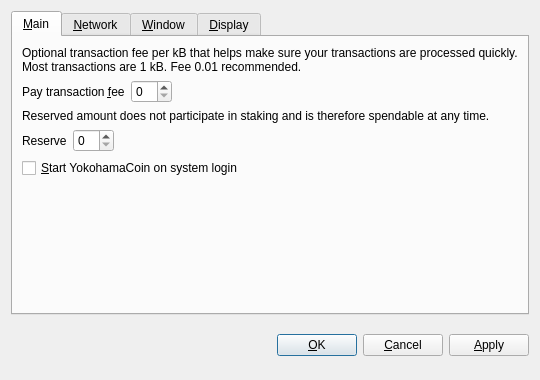
<?xml version="1.0" encoding="UTF-8"?>
<ui version="4.0">
 <class>OptionsDialog</class>
 <widget class="QDialog" name="OptionsDialog">
  <property name="geometry">
   <rect>
    <x>0</x>
    <y>0</y>
    <width>540</width>
    <height>380</height>
   </rect>
  </property>
  <property name="windowTitle">
   <string>Options</string>
  </property>
  <property name="modal">
   <bool>true</bool>
  </property>
  <layout class="QVBoxLayout" name="verticalLayout">
   <item>
    <widget class="QTabWidget" name="tabWidget">
     <property name="tabPosition">
      <enum>QTabWidget::North</enum>
     </property>
     <property name="currentIndex">
      <number>0</number>
     </property>
     <widget class="QWidget" name="tabMain">
      <attribute name="title">
       <string>&amp;Main</string>
      </attribute>
      <layout class="QVBoxLayout" name="verticalLayout_Main">
       <item>
        <widget class="QLabel" name="transactionFeeInfoLabel">
         <property name="text">
          <string>Optional transaction fee per kB that helps make sure your transactions are processed quickly. Most transactions are 1 kB. Fee 0.01 recommended.</string>
         </property>
         <property name="textFormat">
          <enum>Qt::PlainText</enum>
         </property>
         <property name="wordWrap">
          <bool>true</bool>
         </property>
        </widget>
       </item>
       <item>
        <layout class="QHBoxLayout" name="horizontalLayoutFee">
         <item>
          <widget class="QLabel" name="transactionFeeLabel">
           <property name="text">
            <string>Pay transaction &amp;fee</string>
           </property>
           <property name="textFormat">
            <enum>Qt::PlainText</enum>
           </property>
           <property name="buddy">
            <cstring>transactionFee</cstring>
           </property>
          </widget>
         </item>
         <item>
          <widget class="BitcoinAmountField" name="transactionFee"/>
         </item>
         <item>
          <spacer name="horizontalSpacerFee">
           <property name="orientation">
            <enum>Qt::Horizontal</enum>
           </property>
           <property name="sizeHint" stdset="0">
            <size>
             <width>40</width>
             <height>20</height>
            </size>
           </property>
          </spacer>
         </item>
        </layout>
       </item>
       <item>
        <widget class="QLabel" name="reserveBalanceInfoLabel">
         <property name="text">
          <string>Reserved amount does not participate in staking and is therefore spendable at any time.</string>
         </property>
         <property name="textFormat">
          <enum>Qt::PlainText</enum>
         </property>
         <property name="wordWrap">
          <bool>true</bool>
         </property>
        </widget>
       </item>
       <item>
        <layout class="QHBoxLayout" name="horizontalLayoutReserveBalance">
         <item>
          <widget class="QLabel" name="reserveBalanceLabel">
           <property name="text">
            <string>Reserve</string>
           </property>
           <property name="textFormat">
            <enum>Qt::PlainText</enum>
           </property>
           <property name="buddy">
            <cstring>reserveBalance</cstring>
           </property>
          </widget>
         </item>
         <item>
          <widget class="BitcoinAmountField" name="reserveBalance"/>
         </item>
         <item>
          <spacer name="horizontalSpacerReserveBalance">
           <property name="orientation">
            <enum>Qt::Horizontal</enum>
           </property>
           <property name="sizeHint" stdset="0">
            <size>
             <width>40</width>
             <height>20</height>
            </size>
           </property>
          </spacer>
         </item>
        </layout>
       </item>
       <item>
        <widget class="QCheckBox" name="bitcoinAtStartup">
         <property name="toolTip">
          <string>Automatically start YokohamaCoin after logging in to the system.</string>
         </property>
         <property name="text">
          <string>&amp;Start YokohamaCoin on system login</string>
         </property>
        </widget>
       </item>
       <item>
        <spacer name="verticalSpacer_Main">
         <property name="orientation">
          <enum>Qt::Vertical</enum>
         </property>
         <property name="sizeHint" stdset="0">
          <size>
           <width>20</width>
           <height>40</height>
          </size>
         </property>
        </spacer>
       </item>
      </layout>
     </widget>
     <widget class="QWidget" name="tabNetwork">
      <attribute name="title">
       <string>&amp;Network</string>
      </attribute>
      <layout class="QVBoxLayout" name="verticalLayout_Network">
       <item>
        <widget class="QCheckBox" name="mapPortUpnp">
         <property name="toolTip">
          <string>Automatically open the YokohamaCoin client port on the router. This only works when your router supports UPnP and it is enabled.</string>
         </property>
         <property name="text">
          <string>Map port using &amp;UPnP</string>
         </property>
        </widget>
       </item>
       <item>
        <widget class="QCheckBox" name="connectSocks">
         <property name="toolTip">
          <string>Connect to the YokohamaCoin network through a SOCKS proxy (e.g. when connecting through Tor).</string>
         </property>
         <property name="text">
          <string>&amp;Connect through SOCKS proxy:</string>
         </property>
        </widget>
       </item>
       <item>
        <layout class="QHBoxLayout" name="horizontalLayout_Network">
         <item>
          <widget class="QLabel" name="proxyIpLabel">
           <property name="text">
            <string>Proxy &amp;IP:</string>
           </property>
           <property name="textFormat">
            <enum>Qt::PlainText</enum>
           </property>
           <property name="buddy">
            <cstring>proxyIp</cstring>
           </property>
          </widget>
         </item>
         <item>
          <widget class="QValidatedLineEdit" name="proxyIp">
           <property name="maximumSize">
            <size>
             <width>140</width>
             <height>16777215</height>
            </size>
           </property>
           <property name="toolTip">
            <string>IP address of the proxy (e.g. 127.0.0.1)</string>
           </property>
          </widget>
         </item>
         <item>
          <widget class="QLabel" name="proxyPortLabel">
           <property name="text">
            <string>&amp;Port:</string>
           </property>
           <property name="textFormat">
            <enum>Qt::PlainText</enum>
           </property>
           <property name="buddy">
            <cstring>proxyPort</cstring>
           </property>
          </widget>
         </item>
         <item>
          <widget class="QLineEdit" name="proxyPort">
           <property name="maximumSize">
            <size>
             <width>55</width>
             <height>16777215</height>
            </size>
           </property>
           <property name="toolTip">
            <string>Port of the proxy (e.g. 9050)</string>
           </property>
          </widget>
         </item>
         <item>
          <widget class="QLabel" name="socksVersionLabel">
           <property name="text">
            <string>SOCKS &amp;Version:</string>
           </property>
           <property name="textFormat">
            <enum>Qt::PlainText</enum>
           </property>
           <property name="buddy">
            <cstring>socksVersion</cstring>
           </property>
          </widget>
         </item>
         <item>
          <widget class="QValueComboBox" name="socksVersion">
           <property name="toolTip">
            <string>SOCKS version of the proxy (e.g. 5)</string>
           </property>
          </widget>
         </item>
         <item>
          <spacer name="horizontalSpacer_Network">
           <property name="orientation">
            <enum>Qt::Horizontal</enum>
           </property>
           <property name="sizeHint" stdset="0">
            <size>
             <width>40</width>
             <height>20</height>
            </size>
           </property>
          </spacer>
         </item>
        </layout>
       </item>
       <item>
        <spacer name="verticalSpacer_Network">
         <property name="orientation">
          <enum>Qt::Vertical</enum>
         </property>
         <property name="sizeHint" stdset="0">
          <size>
           <width>20</width>
           <height>40</height>
          </size>
         </property>
        </spacer>
       </item>
      </layout>
     </widget>
     <widget class="QWidget" name="tabWindow">
      <attribute name="title">
       <string>&amp;Window</string>
      </attribute>
      <layout class="QVBoxLayout" name="verticalLayout_Window">
       <item>
        <widget class="QCheckBox" name="minimizeToTray">
         <property name="toolTip">
          <string>Show only a tray icon after minimizing the window.</string>
         </property>
         <property name="text">
          <string>&amp;Minimize to the tray instead of the taskbar</string>
         </property>
        </widget>
       </item>
       <item>
        <widget class="QCheckBox" name="minimizeOnClose">
         <property name="toolTip">
          <string>Minimize instead of exit the application when the window is closed. When this option is enabled, the application will be closed only after selecting Quit in the menu.</string>
         </property>
         <property name="text">
          <string>M&amp;inimize on close</string>
         </property>
        </widget>
       </item>
       <item>
        <spacer name="verticalSpacer_Window">
         <property name="orientation">
          <enum>Qt::Vertical</enum>
         </property>
         <property name="sizeHint" stdset="0">
          <size>
           <width>20</width>
           <height>40</height>
          </size>
         </property>
        </spacer>
       </item>
      </layout>
     </widget>
     <widget class="QWidget" name="tabDisplay">
      <attribute name="title">
       <string>&amp;Display</string>
      </attribute>
      <layout class="QVBoxLayout" name="verticalLayout_Display">
       <item>
        <layout class="QHBoxLayout" name="horizontalLayout_1_Display">
         <item>
          <widget class="QLabel" name="langLabel">
           <property name="text">
            <string>User Interface &amp;language:</string>
           </property>
           <property name="textFormat">
            <enum>Qt::PlainText</enum>
           </property>
           <property name="buddy">
            <cstring>lang</cstring>
           </property>
          </widget>
         </item>
         <item>
          <widget class="QValueComboBox" name="lang">
           <property name="toolTip">
            <string>The user interface language can be set here. This setting will take effect after restarting YokohamaCoin.</string>
           </property>
          </widget>
         </item>
        </layout>
       </item>
       <item>
        <layout class="QHBoxLayout" name="horizontalLayout_2_Display">
         <item>
          <widget class="QLabel" name="unitLabel">
           <property name="text">
            <string>&amp;Unit to show amounts in:</string>
           </property>
           <property name="textFormat">
            <enum>Qt::PlainText</enum>
           </property>
           <property name="buddy">
            <cstring>unit</cstring>
           </property>
          </widget>
         </item>
         <item>
          <widget class="QValueComboBox" name="unit">
           <property name="toolTip">
            <string>Choose the default subdivision unit to show in the interface and when sending coins.</string>
           </property>
          </widget>
         </item>
        </layout>
       </item>
       <item>
        <widget class="QCheckBox" name="displayAddresses">
         <property name="toolTip">
          <string>Whether to show YokohamaCoin addresses in the transaction list or not.</string>
         </property>
         <property name="text">
          <string>&amp;Display addresses in transaction list</string>
         </property>
        </widget>
       </item>
       <item>
        <widget class="QCheckBox" name="coinControlFeatures">
         <property name="toolTip">
          <string>Whether to show coin control features or not.</string>
         </property>
         <property name="text">
          <string>Display coin &amp;control features (experts only!)</string>
         </property>
        </widget>
       </item>
       <item>
        <spacer name="verticalSpacer_Display">
         <property name="orientation">
          <enum>Qt::Vertical</enum>
         </property>
         <property name="sizeHint" stdset="0">
          <size>
           <width>20</width>
           <height>40</height>
          </size>
         </property>
        </spacer>
       </item>
      </layout>
     </widget>
    </widget>
   </item>
   <item>
    <layout class="QHBoxLayout" name="horizontalLayout_Buttons">
     <item>
      <spacer name="horizontalSpacer_1">
       <property name="orientation">
        <enum>Qt::Horizontal</enum>
       </property>
       <property name="sizeHint" stdset="0">
        <size>
         <width>40</width>
         <height>48</height>
        </size>
       </property>
      </spacer>
     </item>
     <item>
      <widget class="QLabel" name="statusLabel">
       <property name="font">
        <font>
         <weight>75</weight>
         <bold>true</bold>
        </font>
       </property>
       <property name="text">
        <string/>
       </property>
       <property name="textFormat">
        <enum>Qt::PlainText</enum>
       </property>
       <property name="wordWrap">
        <bool>true</bool>
       </property>
      </widget>
     </item>
     <item>
      <spacer name="horizontalSpacer_2">
       <property name="orientation">
        <enum>Qt::Horizontal</enum>
       </property>
       <property name="sizeHint" stdset="0">
        <size>
         <width>40</width>
         <height>48</height>
        </size>
       </property>
      </spacer>
     </item>
     <item>
      <widget class="QPushButton" name="okButton">
       <property name="text">
        <string>&amp;OK</string>
       </property>
      </widget>
     </item>
     <item>
      <widget class="QPushButton" name="cancelButton">
       <property name="text">
        <string>&amp;Cancel</string>
       </property>
       <property name="autoDefault">
        <bool>false</bool>
       </property>
      </widget>
     </item>
     <item>
      <widget class="QPushButton" name="applyButton">
       <property name="text">
        <string>&amp;Apply</string>
       </property>
       <property name="autoDefault">
        <bool>false</bool>
       </property>
      </widget>
     </item>
    </layout>
   </item>
  </layout>
 </widget>
 <customwidgets>
  <customwidget>
   <class>BitcoinAmountField</class>
   <extends>QSpinBox</extends>
   <header>bitcoinamountfield.h</header>
  </customwidget>
  <customwidget>
   <class>QValueComboBox</class>
   <extends>QComboBox</extends>
   <header>qvaluecombobox.h</header>
  </customwidget>
  <customwidget>
   <class>QValidatedLineEdit</class>
   <extends>QLineEdit</extends>
   <header>qvalidatedlineedit.h</header>
  </customwidget>
 </customwidgets>
 <resources/>
 <connections/>
</ui>
